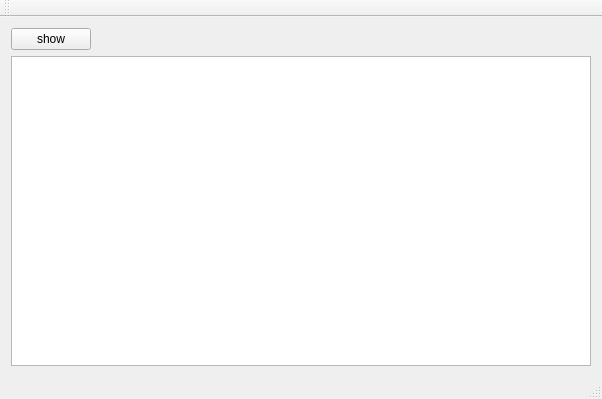
<?xml version="1.0" encoding="UTF-8"?>
<ui version="4.0">
 <class>Test4_1AClass</class>
 <widget class="QMainWindow" name="Test4_1AClass">
  <property name="geometry">
   <rect>
    <x>0</x>
    <y>0</y>
    <width>602</width>
    <height>399</height>
   </rect>
  </property>
  <property name="windowTitle">
   <string>Test4_1A</string>
  </property>
  <widget class="QWidget" name="centralWidget">
   <layout class="QVBoxLayout" name="verticalLayout">
    <item>
     <layout class="QHBoxLayout" name="horizontalLayout">
      <item>
       <widget class="QPushButton" name="btn_ShowButton">
        <property name="text">
         <string>show</string>
        </property>
       </widget>
      </item>
      <item>
       <spacer name="horizontalSpacer">
        <property name="orientation">
         <enum>Qt::Horizontal</enum>
        </property>
        <property name="sizeHint" stdset="0">
         <size>
          <width>40</width>
          <height>20</height>
         </size>
        </property>
       </spacer>
      </item>
     </layout>
    </item>
    <item>
     <widget class="QTextEdit" name="textEdit"/>
    </item>
   </layout>
  </widget>
  <widget class="QMenuBar" name="menuBar">
   <property name="geometry">
    <rect>
     <x>0</x>
     <y>0</y>
     <width>602</width>
     <height>23</height>
    </rect>
   </property>
  </widget>
  <widget class="QToolBar" name="mainToolBar">
   <attribute name="toolBarArea">
    <enum>TopToolBarArea</enum>
   </attribute>
   <attribute name="toolBarBreak">
    <bool>false</bool>
   </attribute>
  </widget>
  <widget class="QStatusBar" name="statusBar"/>
 </widget>
 <layoutdefault spacing="6" margin="11"/>
 <resources>
  <include location="Test4_1A.qrc"/>
 </resources>
 <connections/>
</ui>
